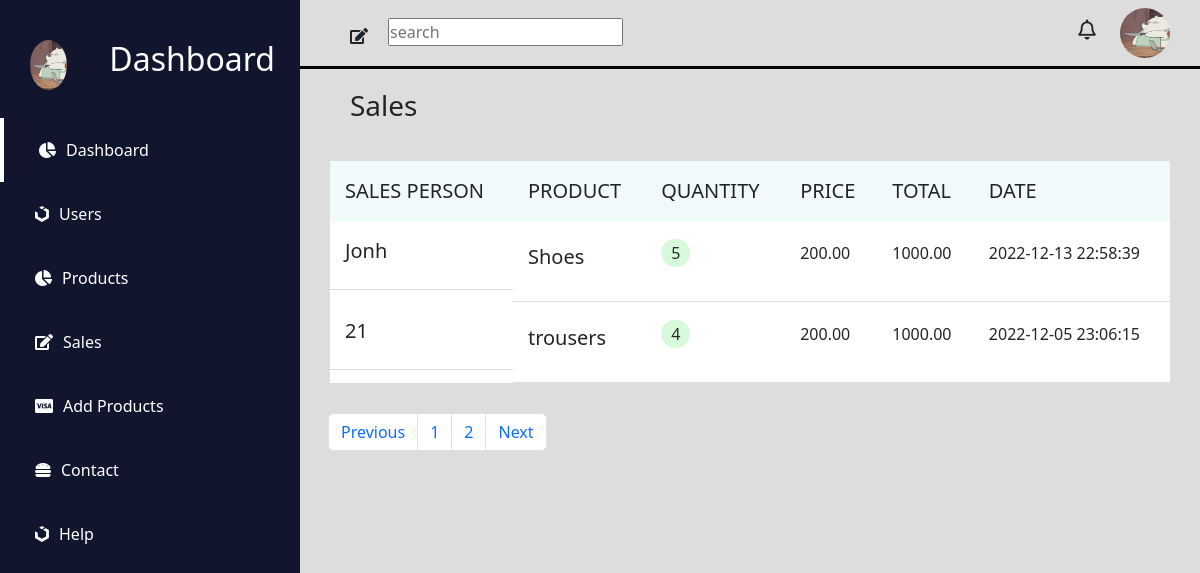
Screenshot of /project/sales.php with the database file from the repository.
### tables this page shows
CREATE TABLE `sales` (
  `id` int(11) NOT NULL,
  `user_id` decimal(6,2) NOT NULL,
  `employee_name` varchar(100) NOT NULL,
  `quantify` int(11) NOT NULL,
  `price` decimal(6,2) NOT NULL,
  `total` decimal(6,2) NOT NULL,
  `date` datetime NOT NULL DEFAULT current_timestamp(),
  `product_name` varchar(50) NOT NULL
);

### project/get_sales.php (called while the page is built, shortened)
<?php
include('connection.php');
if (isset($_GET['page_no']) && $_GET['page_no'] != "") {
    $page_no = $_GET['page_no'];
} else {
    $page_no = 1;
}
$stmt = $conn->prepare("SELECT count(*) as total_sales from sales");
$stmt->execute();
$stmt->bind_result($total_sales);
$total_sales_per_page = 2;
$offset = ($page_no - 1) * $total_sales_per_page;
$total_no_of_pages = ceil($total_sales / $total_sales_per_page);
$stmt2 =  $conn->prepare("SELECT * from sales limit $offset,$total_sales_per_page");
$stmt2->execute();
$sales = $stmt2->get_result();

### project/sales.php (the view, shortened to what this page needs)
<!DOCTYPE html>
<html lang="en">
<head>
    <link rel="stylesheet" href="https://use.fontawesome.com/releases/v5.15.4/css/all.css" />
    <link href="https://cdn.jsdelivr.net/npm/bootstrap@5.2.2/dist/css/bootstrap.min.css" rel="stylesheet">
    <link rel="stylesheet" href="assets/css/style.css">
</head>
<body>
    <div class="header">
        <section id="menu">
            <div class="logo">
                <img src="assets/imgs/Picture1.png" alt="">
                <h2>Dashboard</h2>
            </div>
            <div class="items">
                <li><i class="fas fa-chart-pie"></i><a href="index.php">Dashboard</a></li>
                <li><i class="fab fa-uikit"></i><a href="index.php">Users</a></li>
                <li><i class="fas fa-chart-pie"></i><a href="products.php">Products</a></li>
                <li><i class="fas fa-edit"></i><a href="sales.php">Sales</a></li>
                <li><i class="fab fa-cc-visa"></i><a href="add_product.php">Add Products</a></li>
                <li><i class="fas fa-hamburger"></i><a href="contact.html">Contact</a></li>
                <li><i class="fab fa-uikit"></i><a href="help.html">Help</a></li>
            </div>
        </section>
        <section id="interface">
            <div class="navigation">
                <div class="n1">
                    <div class="search">
                        <i class="fas fa-edit"></i>
                        <form action="">
                            <input type="text" placeholder="search" />
                        </form>
                    </div>
                </div>
                <div class="profile">
                    <i class="far fa-bell"></i>
                    <img src="assets/imgs/Picture1.png" alt="">
                </div>
            </div>
            <h3 class="i-name">Sales</h3>
            <?php
            include('get_sales.php');
            ?>
            <div class="board">
                <table width="100%">
                    <thead>
                        <tr>
                            <td>Sales person</td>
                            <td>Product</td>
                            <td>Quantity</td>
                            <td>Price</td>
                            <td>Total</td>
                            <td>Date</td>
                        </tr>
                    </thead>
                    <tbody>
                        <?php foreach ($sales as $sale) { ?>
                            <tr class="list_people">
                                <td class="people">
                                    <div class="people-description">
                                        <h5><?php echo $sale['employee_name']; ?></h5>
                                    </div>
                                </td>
                                <td class="people-des">
                                    <h5><?php echo $sale['product_name']; ?></h5>
                                </td>
                                <td class="active">
                                    <p><?php echo $sale['quantify']; ?></p>
                                </td>
                                <td class="role">
                                    <p><?php echo $sale['price']; ?></p>
                                </td>
                                <td class="role">
                                    <p><?php echo $sale['total']; ?></p>
                                </td>
                                <td class="role">
                                    <p><?php echo $sale['date']; ?></p>
                                </td>
                            </tr>
                        <?php } ?>
                    </tbody>
                </table>
            </div>
            <nav class="container mx-3" aria-label="Page navigation example">
                <ul class="pagination">
                    <li class="page-item <?php if ($page_no <= 1) {
                                                echo 'disable';
                                            } ?>">
                        <a class="page-link" href="<?php if ($page_no <= 1) {
                                                        echo '#';
                                                    } else {
                                                        echo '?page_no=' . ($page_no - 1);
                                                    } ?>">Previous</a>
                    </li>
                    <li class="page-item">
                        <a href="?page_no=1" class="page-link">1</a>
                    </li>
                    <li class="page-item">
                        <a href="?page_no=2" class="page-link">2</a>
                    </li>
                    <li class="page-item <?php if ($page_no >= $total_no_of_pages) {
                                                echo 'disable';
                                            } ?>">
                        <a class="page-link" href="<?php if ($page_no >= $total_no_of_pages) {
                                                        echo '#';
                                                    } else {
                                                        echo '?page_no=' . ($page_no + 1);
                                                    } ?>">Next</a>
                    </li>
                </ul>
            </nav>
        </section>
    </div>
</body>
</html>

### project/assets/css/style.css (style rules this page uses)
* { margin: 0; padding: 0; box-sizing: border-box; }
body { background-color: #ddd; }
#menu { position: fixed; top: 0; left: 0; bottom: 0; z-index: 100000; width: 300px; background-color: rgb(17, 21, 46); color: #ffff; }
#menu h2 { padding-left: 12px; margin-bottom: 40px; padding-right: 25px; }
.items li { list-style: none; padding-left: 35px; padding-bottom: 20px; padding-top: 20px; }
.items li a { padding-left: 10px; text-decoration: none; color: white; }
.items li:nth-child(1) { border-left: 4px solid #fff; }
.logo img { width: 50px; height: 50px; border-radius: 50%; margin-right: 30px; }
.logo { display: flex; padding-left: 30px; padding-top: 40px; }
.header { display: flex; width: 100%; }
.navigation { width: 100%; display: flex; justify-content: space-between; border-bottom: 3px solid black; padding: 8px; padding-left: 50px; padding-right: 30px; }
.profile img { width: 50px; height: 50px; border-radius: 50%; margin-left: 20px; }
.profile i { font-size: 20px; }
#interface { width: 100%; margin-left: 300px; display: block; }
.search { display: flex; padding-top: 10px; }
.search i { padding-right: 20px; padding-top: 10px; }
#interface .i-name { padding-top:20px; padding-left: 50px; }
.board { display:flex; padding: 30px; width: 100%; }
.people { display: flex; }
thead td { font-size: 20px; background: #f0fafb; text-transform: uppercase; font-weight: 400; padding: 15px; text-align: start; }
thead { width: 100%; background: #f0fafb; }
tbody tr td { padding: 18px 15px; border-bottom: 1px solid #ddd; }
.active p { background: #d7fada; padding: 2px 10px; display: inline-block; border-radius: 40px; color: #2b2b2b; }
table { background: #fff; }

### rows the page displays
sales: employee_name "Jonh", product_name "Shoes", quantify "5", price "200.00", total "1000.00", date "2022-12-13 22:58:39"
sales: employee_name "21", product_name "trousers", quantify "4", price "200.00", total "1000.00", date "2022-12-05 23:06:15"
